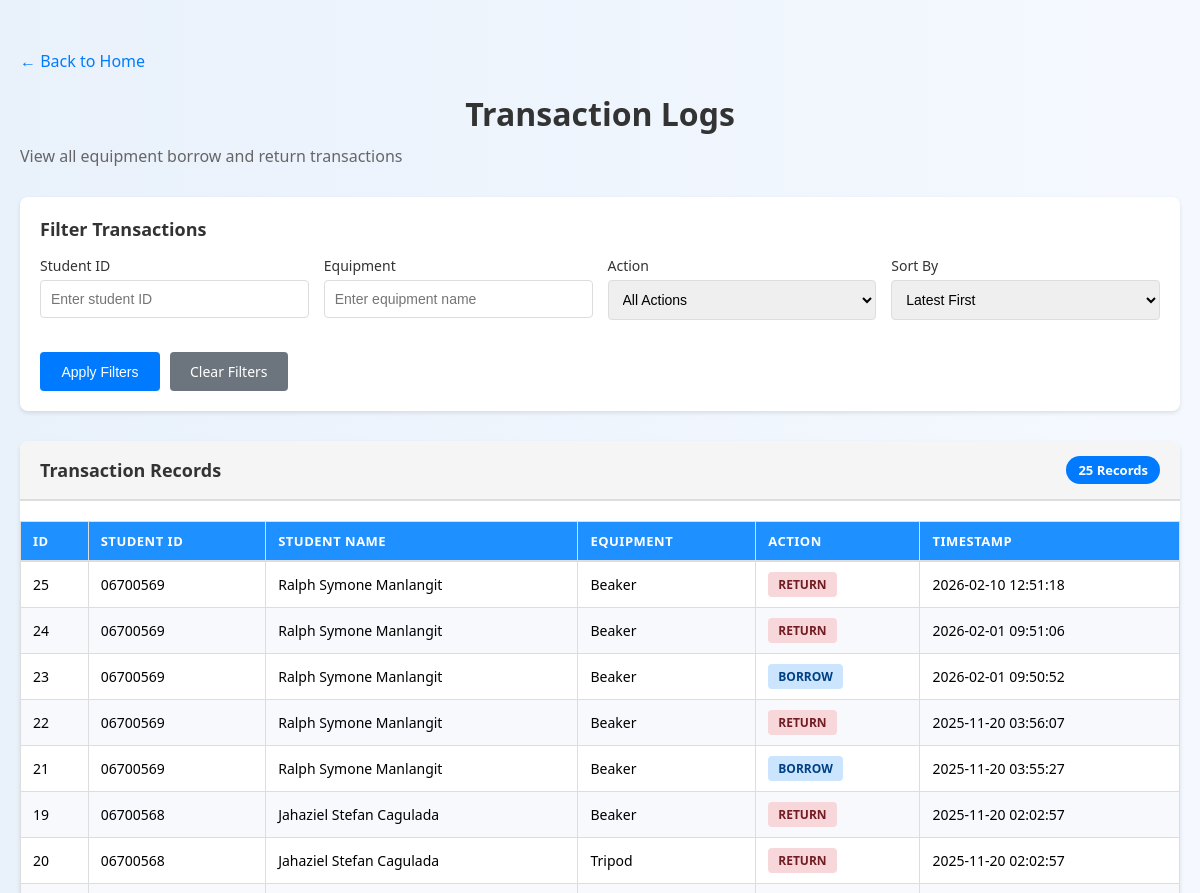
Page /admin_logs (upper part) on the earlier database version.
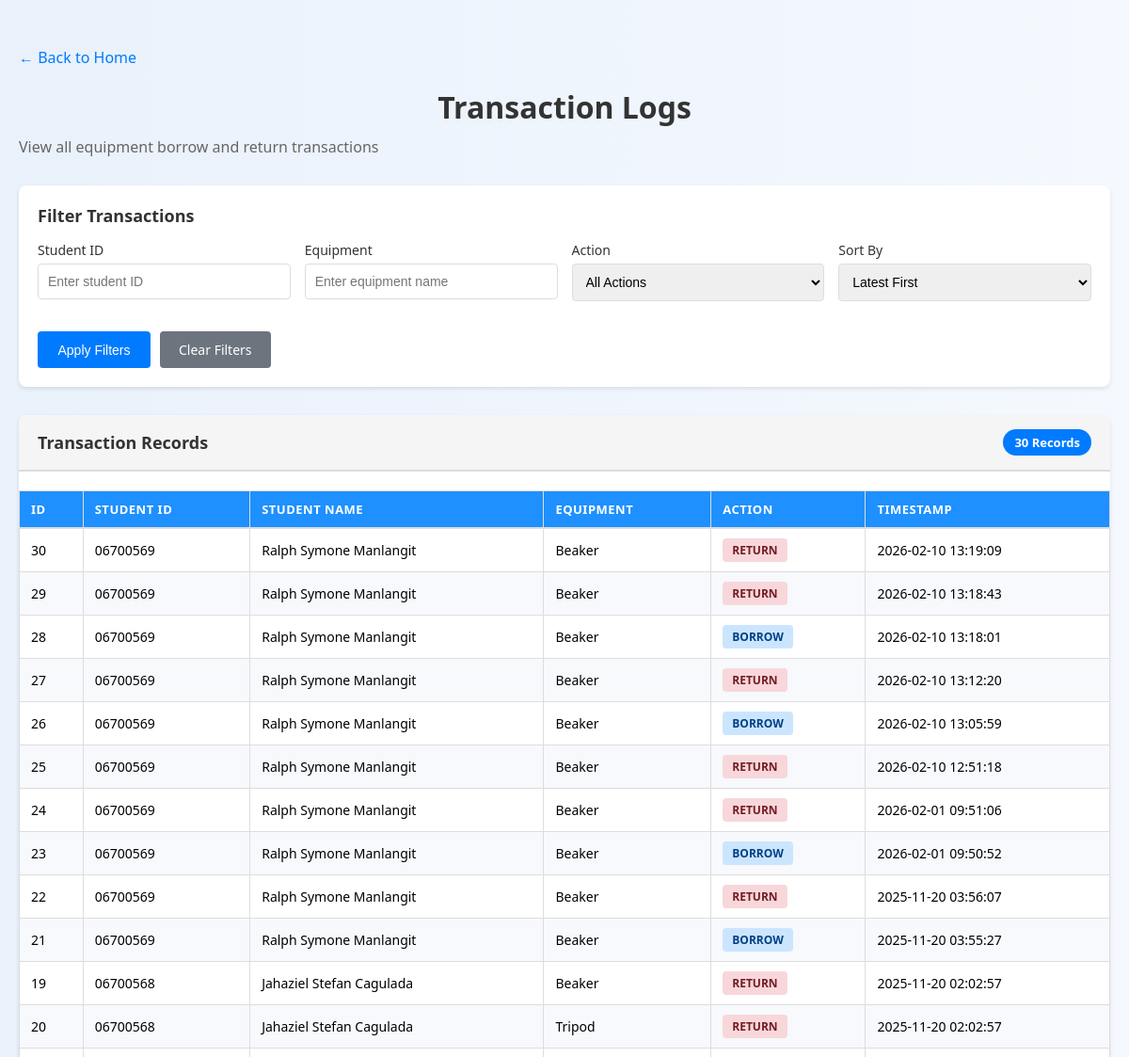
Same page on the later database version.
### tables this page shows
CREATE TABLE equipment_log (
            id INTEGER PRIMARY KEY AUTOINCREMENT,
            student_id TEXT NOT NULL,
            equipment_name TEXT NOT NULL,
            action TEXT CHECK(action IN ('borrow', 'return')),
            timestamp TEXT DEFAULT CURRENT_TIMESTAMP
        , quantity INTEGER DEFAULT 1);

CREATE TABLE students (
            student_id TEXT PRIMARY KEY,
            name TEXT NOT NULL,
            course TEXT,
            year_level INTEGER, student_type TEXT DEFAULT 'college');

### CV-app/app.py (the view)
@app.route('/admin_logs', methods=['GET', 'POST'])
def admin_logs():
    try:
        conn = sqlite3.connect("database.db")
        c = conn.cursor()
        filters = {
            'student_id': request.args.get('student_id', '').strip(),
            'equipment': request.args.get('equipment', '').strip(),
            'action': request.args.get('action', ''),
            'sort': request.args.get('sort', 'timestamp_desc')
        }
        query = """
            SELECT e.id, e.student_id, s.name, e.equipment_name, e.action, e.timestamp
            FROM equipment_log e
            LEFT JOIN students s ON e.student_id = s.student_id
            WHERE 1=1
        """
        params = []
        if filters['student_id']:
            query += " AND e.student_id = ?"
            params.append(filters['student_id'])
        if filters['equipment']:
            query += " AND e.equipment_name LIKE ?"
            params.append(f"%{filters['equipment']}%")
        if filters['action']:
            query += " AND e.action = ?"
            params.append(filters['action'])
        if filters['sort'] == 'timestamp_asc':
            query += " ORDER BY e.timestamp ASC"
        elif filters['sort'] == 'student_id':
            query += " ORDER BY e.student_id ASC"
        elif filters['sort'] == 'action':
            query += " ORDER BY e.action ASC, e.timestamp DESC"
        else:
            query += " ORDER BY e.timestamp DESC"
        c.execute(query, params)
        logs = c.fetchall()
        c.execute("SELECT DISTINCT student_id FROM students ORDER BY student_id")
        all_students = [s[0] for s in c.fetchall()]
        c.execute("SELECT DISTINCT equipment_name FROM equipment_log ORDER BY equipment_name")
        all_equipment = [eq[0] for eq in c.fetchall()]
        conn.close()
        return render_template('admin_logs.html',
                             logs=logs,
                             filters=filters,
                             students=all_students,
                             equipment=all_equipment)
    except Exception as e:
        print(f"Admin logs error: {str(e)}")
        flash(f"Error loading admin logs: {str(e)}")
        return redirect(url_for('home'))

### CV-app/templates/admin_logs.html (shortened to what this page needs)
<!DOCTYPE html>
<html>
<head>
    <link rel="stylesheet" href="{{ url_for('static', filename='style.css') }}">
</head>
<body>
        <div class="admin-container">
        <a href="{{ url_for('home') }}" class="back-link">← Back to Home</a>
        <div class="admin-header">
            <h1>Transaction Logs</h1>
            <p>View all equipment borrow and return transactions</p>
        </div>
        <div class="filter-section">
            <div class="filter-title">Filter Transactions</div>
            <form method="GET" action="{{ url_for('admin_logs') }}">
                <div class="filter-grid">
                    <div class="filter-group">
                        <label>Student ID</label>
                        <input type="text" name="student_id" value="{{ filters.student_id }}" placeholder="Enter student ID">
                    </div>
                    <div class="filter-group">
                        <label>Equipment</label>
                        <input type="text" name="equipment" value="{{ filters.equipment }}" placeholder="Enter equipment name">
                    </div>
                    <div class="filter-group">
                        <label>Action</label>
                        <select name="action">
                            <option value="">All Actions</option>
                        </select>
                    </div>
                    <div class="filter-group">
                        <label>Sort By</label>
                        <select name="sort">
                            <option value="timestamp_desc" {% if filters.sort == 'timestamp_desc' %}selected{% endif %}>Latest First</option>
                        </select>
                    </div>
                </div>
                <div class="filter-buttons">
                    <button type="submit" class="btn btn-primary">Apply Filters</button>
                    <a href="{{ url_for('admin_logs') }}" class="btn btn-secondary">Clear Filters</a>
                </div>
            </form>
        </div>
        <div class="logs-section">
            <div class="logs-header">
                <div class="logs-title">Transaction Records</div>
                <div class="logs-count">{{ logs|length }} Records</div>
            </div>
            {% if logs %}
            <table>
                <thead>
                    <tr>
                        <th>ID</th>
                        <th>Student ID</th>
                        <th>Student Name</th>
                        <th>Equipment</th>
                        <th>Action</th>
                        <th>Timestamp</th>
                    </tr>
                </thead>
                <tbody>
                    {% for log in logs %}
                    <tr>
                        <td>{{ log[0] }}</td>
                        <td>{{ log[1] }}</td>
                        <td>{{ log[2] or 'N/A' }}</td>
                        <td>{{ log[3] }}</td>
                        <td><span class="badge badge-{{ log[4].lower() }}">{{ log[4].upper() }}</span></td>
                        <td>{{ log[5] }}</td>
                    </tr>
                    {% endfor %}
                </tbody>
            </table>
            {% else %}
            <div class="no-data">No transaction records found.</div>
            {% endif %}
        </div>
    </div>
</body>
</html>

Differences in the rows shown:
added equipment_log: id "30", student "06700569", name "Ralph Symone Manlangit", equipment_name "Beaker", action "RETURN", timestamp "2026-02-10 13:19:09"
added equipment_log: id "29", student "06700569", name "Ralph Symone Manlangit", equipment_name "Beaker", action "RETURN", timestamp "2026-02-10 13:18:43"
added equipment_log: id "28", student "06700569", name "Ralph Symone Manlangit", equipment_name "Beaker", action "BORROW", timestamp "2026-02-10 13:18:01"
added equipment_log: id "27", student "06700569", name "Ralph Symone Manlangit", equipment_name "Beaker", action "RETURN", timestamp "2026-02-10 13:12:20"
added equipment_log: id "26", student "06700569", name "Ralph Symone Manlangit", equipment_name "Beaker", action "BORROW", timestamp "2026-02-10 13:05:59"
Other differences:
{{ logs|length }}: "25" → "30"
